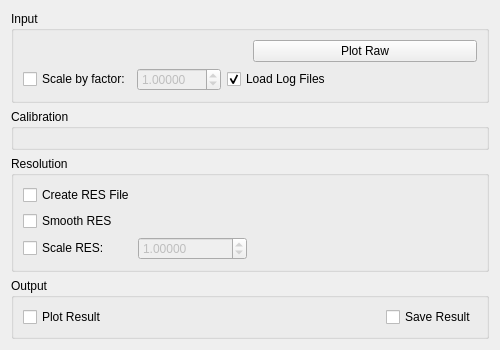
<?xml version="1.0" encoding="UTF-8"?>
<ui version="4.0">
 <class>ISISCalibration</class>
 <widget class="QWidget" name="ISISCalibration">
  <property name="geometry">
   <rect>
    <x>0</x>
    <y>0</y>
    <width>500</width>
    <height>339</height>
   </rect>
  </property>
  <property name="minimumSize">
   <size>
    <width>500</width>
    <height>0</height>
   </size>
  </property>
  <property name="windowTitle">
   <string>Form</string>
  </property>
  <layout class="QVBoxLayout" name="verticalLayout_10">
   <item>
    <widget class="QGroupBox" name="gbInput">
     <property name="title">
      <string>Input</string>
     </property>
     <layout class="QVBoxLayout" name="verticalLayout_11">
      <item>
       <layout class="QHBoxLayout" name="loCalibInputFile">
        <item>
         <widget class="MantidQt::MantidWidgets::MWRunFiles" name="leRunNo" native="true">
          <property name="sizePolicy">
           <sizepolicy hsizetype="Preferred" vsizetype="Fixed">
            <horstretch>0</horstretch>
            <verstretch>41</verstretch>
           </sizepolicy>
          </property>
          <property name="label" stdset="0">
           <string>Run No</string>
          </property>
          <property name="multipleFiles" stdset="0">
           <bool>true</bool>
          </property>
          <property name="algorithmAndProperty" stdset="0">
           <string/>
          </property>
          <property name="fileExtensions" stdset="0">
           <stringlist>
            <string>.raw</string>
           </stringlist>
          </property>
         </widget>
        </item>
        <item>
         <widget class="QPushButton" name="pbPlotRaw">
          <property name="toolTip">
           <string>Plot first detector spectra</string>
          </property>
          <property name="text">
           <string>Plot Raw</string>
          </property>
         </widget>
        </item>
       </layout>
      </item>
      <item>
       <layout class="QHBoxLayout" name="loCalibScaleFactor">
        <item>
         <widget class="QCheckBox" name="ckScale">
          <property name="text">
           <string>Scale by factor:</string>
          </property>
         </widget>
        </item>
        <item>
         <widget class="QDoubleSpinBox" name="spScale">
          <property name="enabled">
           <bool>false</bool>
          </property>
          <property name="decimals">
           <number>5</number>
          </property>
          <property name="maximum">
           <double>999.990000000000009</double>
          </property>
          <property name="singleStep">
           <double>0.100000000000000</double>
          </property>
          <property name="value">
           <double>1.000000000000000</double>
          </property>
         </widget>
        </item>
         <item>
           <widget class="QCheckBox" name="ckLoadLogFiles">
             <property name="text">
               <string>Load Log Files</string>
             </property>
             <property name="checked">
               <bool>true</bool>
             </property>
           </widget>
         </item>
         <item>
         <spacer name="horizontalSpacer_2">
          <property name="orientation">
           <enum>Qt::Horizontal</enum>
          </property>
          <property name="sizeType">
           <enum>QSizePolicy::Expanding</enum>
          </property>
          <property name="sizeHint" stdset="0">
           <size>
            <width>40</width>
            <height>20</height>
           </size>
          </property>
         </spacer>
        </item>
       </layout>
      </item>
     </layout>
    </widget>
   </item>
   <item>
    <widget class="QGroupBox" name="gbCalibration">
     <property name="title">
      <string>Calibration</string>
     </property>
     <layout class="QHBoxLayout" name="horizontalLayout_20">
      <item>
       <layout class="QVBoxLayout" name="propertiesCalibration"/>
      </item>
      <item>
       <widget class="MantidQt::MantidWidgets::PreviewPlot" name="ppCalibration" native="true">
        <property name="canvasColour" stdset="0">
         <color>
          <red>255</red>
          <green>255</green>
          <blue>255</blue>
         </color>
        </property>
       </widget>
      </item>
     </layout>
    </widget>
   </item>
   <item>
    <widget class="QGroupBox" name="gbResolution">
     <property name="title">
      <string>Resolution</string>
     </property>
     <layout class="QHBoxLayout" name="cal_plots">
      <item>
       <layout class="QVBoxLayout" name="loResolutionOptions">
        <item>
         <layout class="QGridLayout" name="loResolutionOptions2">
          <item row="2" column="0">
           <widget class="QCheckBox" name="ckResolutionScale">
            <property name="enabled">
             <bool>true</bool>
            </property>
            <property name="text">
             <string>Scale RES:</string>
            </property>
           </widget>
          </item>
          <item row="0" column="0" colspan="2">
           <widget class="QCheckBox" name="ckCreateResolution">
            <property name="toolTip">
             <string>Create RES file</string>
            </property>
            <property name="text">
             <string>Create RES File</string>
            </property>
           </widget>
          </item>
          <item row="1" column="0" colspan="2">
           <widget class="QCheckBox" name="ckSmoothResolution">
            <property name="toolTip">
             <string>Apply WienerSmooth algorithm to resolution</string>
            </property>
            <property name="text">
             <string>Smooth RES</string>
            </property>
           </widget>
          </item>
          <item row="2" column="1">
           <widget class="QDoubleSpinBox" name="spResolutionScale">
            <property name="enabled">
             <bool>false</bool>
            </property>
            <property name="decimals">
             <number>5</number>
            </property>
            <property name="maximum">
             <double>999.990000000000009</double>
            </property>
            <property name="singleStep">
             <double>0.100000000000000</double>
            </property>
            <property name="value">
             <double>1.000000000000000</double>
            </property>
           </widget>
          </item>
         </layout>
        </item>
       </layout>
      </item>
      <item>
       <widget class="MantidQt::MantidWidgets::PreviewPlot" name="ppResolution" native="true">
        <property name="canvasColour" stdset="0">
         <color>
          <red>255</red>
          <green>255</green>
          <blue>255</blue>
         </color>
        </property>
       </widget>
      </item>
     </layout>
    </widget>
   </item>
   <item>
    <widget class="QGroupBox" name="gbOutput">
     <property name="title">
      <string>Output</string>
     </property>
     <layout class="QHBoxLayout" name="horizontalLayout">
      <item>
       <widget class="QCheckBox" name="ckPlot">
        <property name="toolTip">
         <string>Plot resulting calibration file when created.</string>
        </property>
        <property name="text">
         <string>Plot Result</string>
        </property>
       </widget>
      </item>
      <item>
       <spacer name="horizontalSpacer_0">
        <property name="orientation">
         <enum>Qt::Horizontal</enum>
        </property>
        <property name="sizeHint" stdset="0">
         <size>
          <width>40</width>
          <height>20</height>
         </size>
        </property>
       </spacer>
      </item>
      <item>
       <widget class="QCheckBox" name="ckSave">
        <property name="text">
         <string>Save Result</string>
        </property>
       </widget>
      </item>
     </layout>
    </widget>
   </item>
  </layout>
 </widget>
 <customwidgets>
  <customwidget>
   <class>MantidQt::MantidWidgets::PreviewPlot</class>
   <extends>QWidget</extends>
   <header>MantidQtMantidWidgets/PreviewPlot.h</header>
   <container>1</container>
  </customwidget>
  <customwidget>
   <class>MantidQt::MantidWidgets::MWRunFiles</class>
   <extends>QWidget</extends>
   <header>MantidQtMantidWidgets/MWRunFiles.h</header>
  </customwidget>
 </customwidgets>
 <resources/>
 <connections>
  <connection>
   <sender>ckResolutionScale</sender>
   <signal>toggled(bool)</signal>
   <receiver>spResolutionScale</receiver>
   <slot>setEnabled(bool)</slot>
   <hints>
    <hint type="sourcelabel">
     <x>69</x>
     <y>252</y>
    </hint>
    <hint type="destinationlabel">
     <x>169</x>
     <y>253</y>
    </hint>
   </hints>
  </connection>
  <connection>
   <sender>ckScale</sender>
   <signal>toggled(bool)</signal>
   <receiver>spScale</receiver>
   <slot>setEnabled(bool)</slot>
   <hints>
    <hint type="sourcelabel">
     <x>81</x>
     <y>80</y>
    </hint>
    <hint type="destinationlabel">
     <x>180</x>
     <y>81</y>
    </hint>
   </hints>
  </connection>
 </connections>
</ui>
